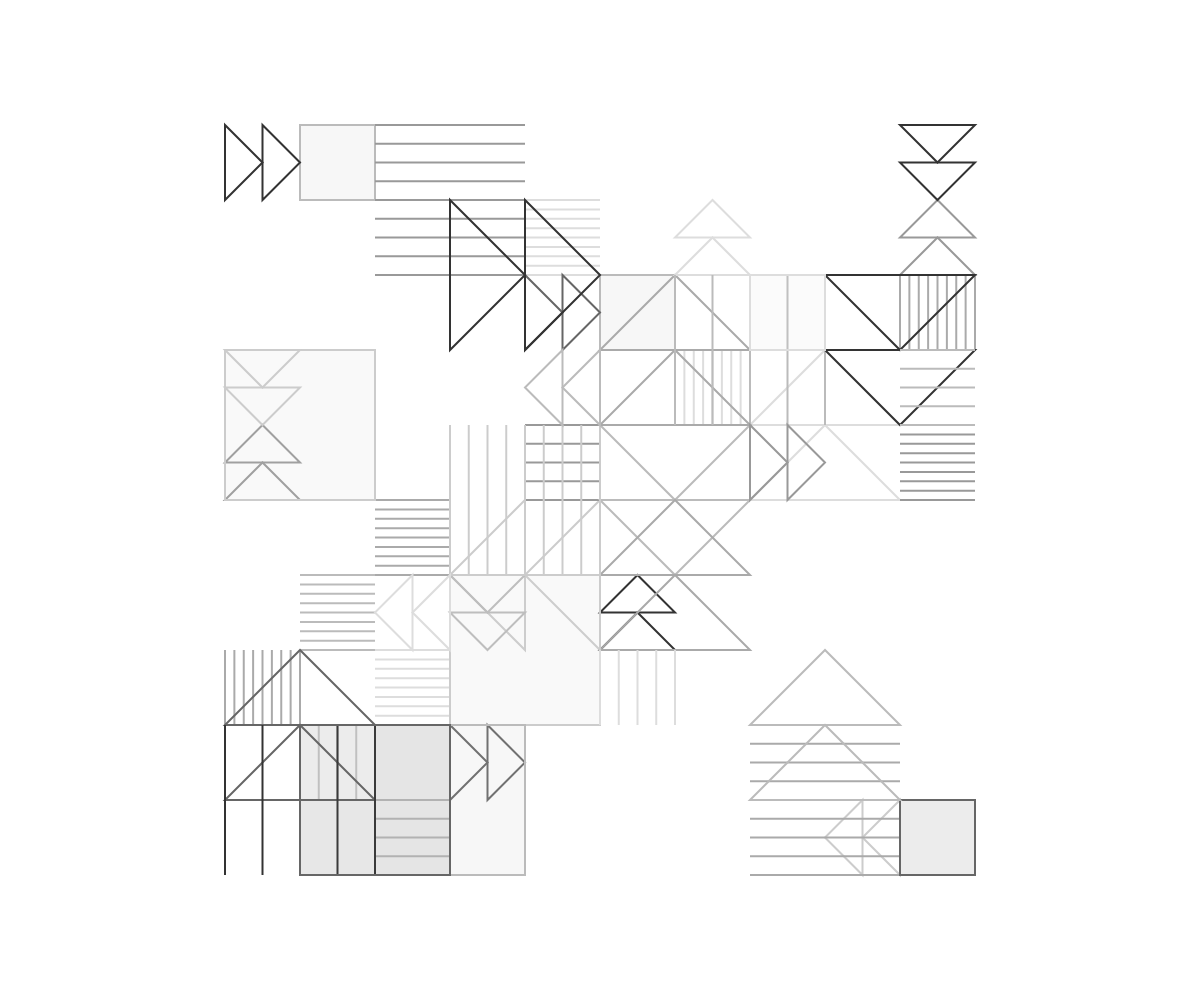
Frame 1 (no input)
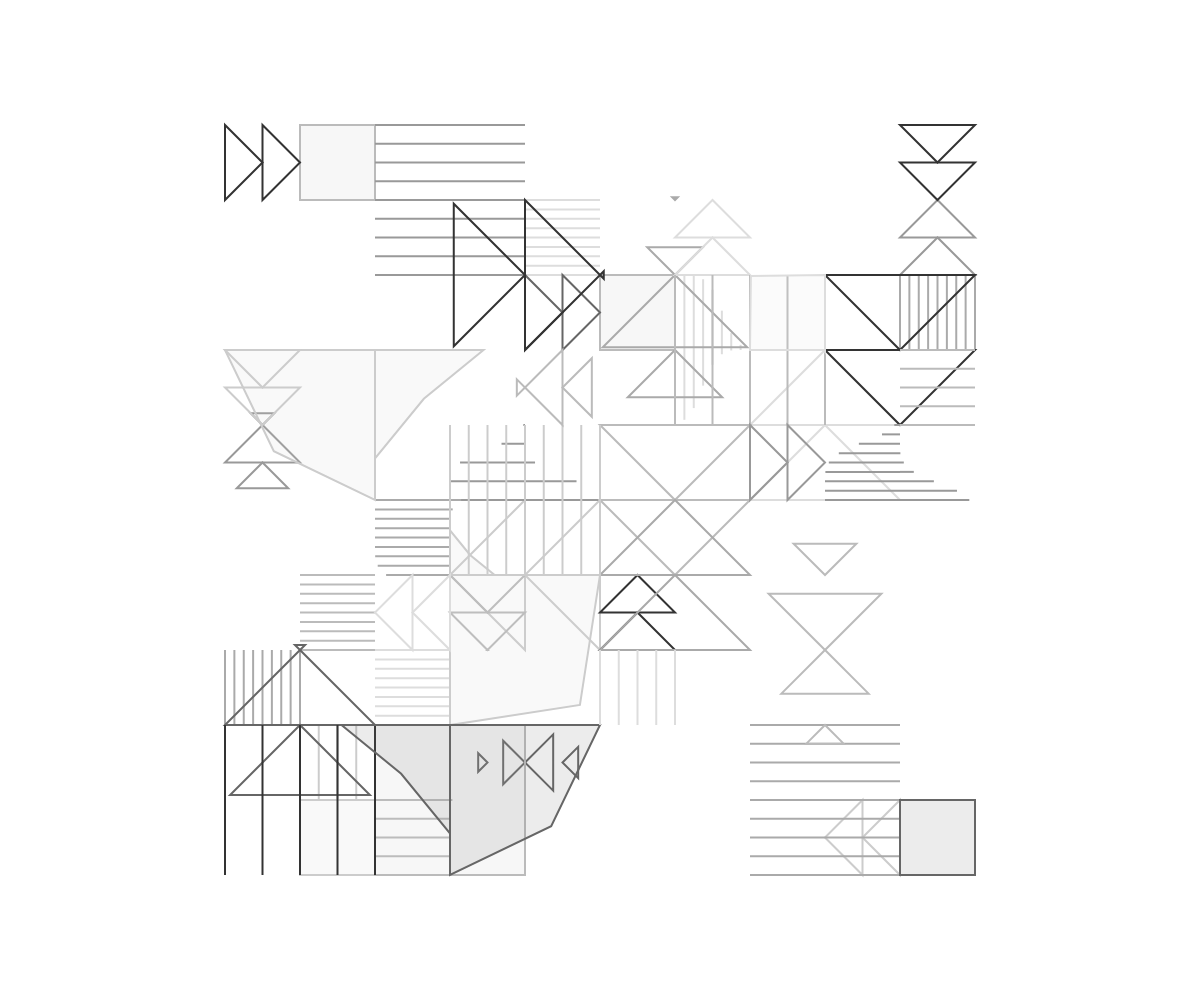
Frame 60 (no input)
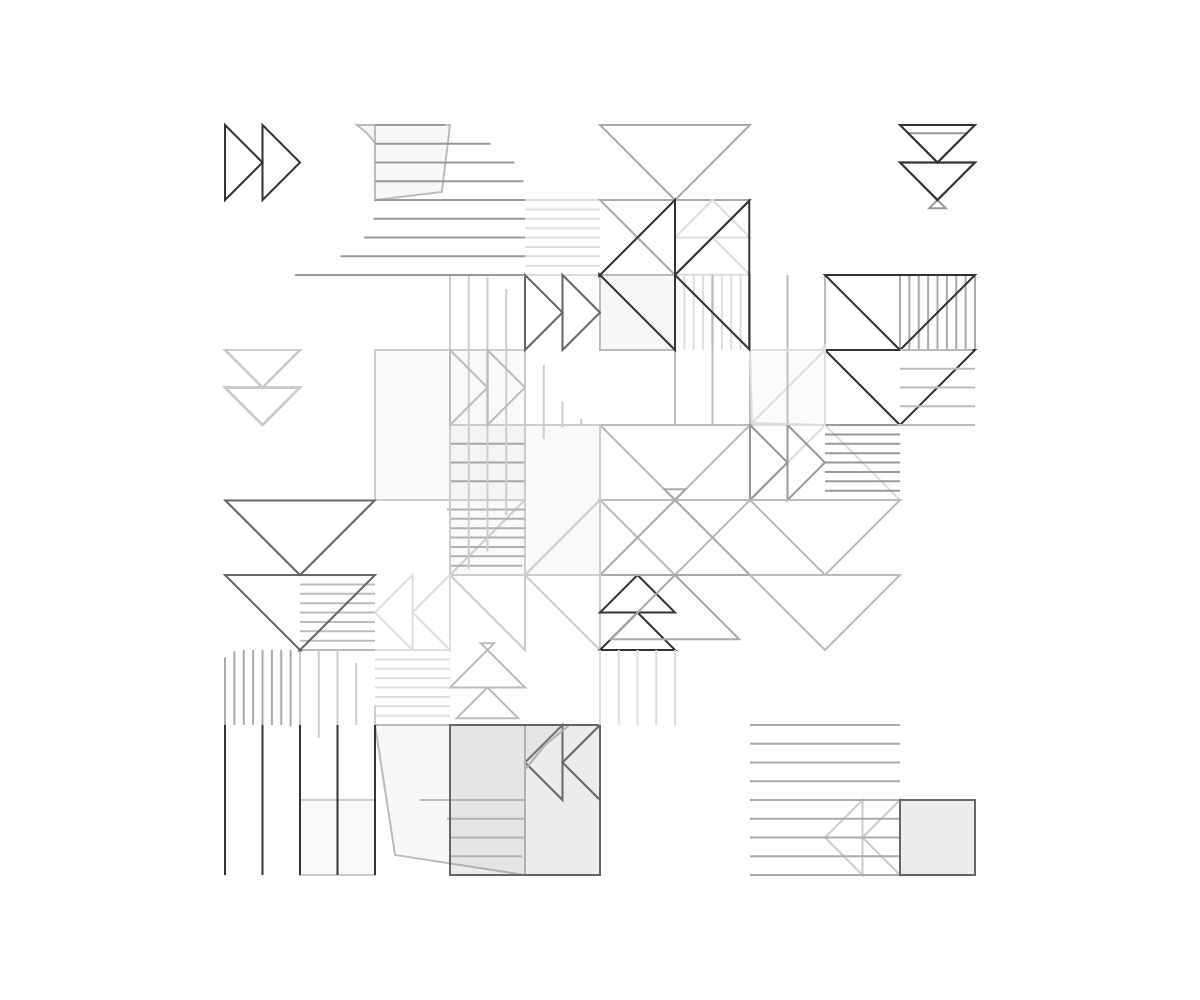
Frame 120 (the mouse pressed at the canvas centre since frame 60)

The p5.js sketch that drew these frames (run headless with seeded random() and noise() and a simulated clock; from frame 60 on, the mouse is pressed at the canvas centre):

// p5.js sketch
// ── sketch.js
// https://openprocessing.org/sketch/2671282
// michelle enos

function weightedRandom(array, weights) {
	const totalWeight = weights.reduce((acc, weight) => acc + weight, 0)
	const randomNum = random() * totalWeight
	let weightSum = 0

	for (let i = 0; i < array.length; i++) {
		weightSum += weights[i]
		if (randomNum <= weightSum) {
			return array[i]
		}
	}

	return array[array.length - 1]
}

class Drawing {
	constructor(palette) {
		this.tiles = []
		this.tileWeights = {
			arc: 0,
			lines: 4,
			tris: 5,
			triSquare: 2
		}
		this.colors = palette.colors
		this.bg = palette.bg

		this.n = 10
		this.changeInterval = 30
		this.lastTime = null
		this.lastChangeTime = null
		this.idealLength = 50
		this.noiseFreq = 0.4
		this.noiseChance = 0.6
		this.flipChance = 0.01
		this.duration = 1500

		this.m = min(width, height) * 0.75
		this.unit = this.m / this.n

		this.tiles = this.makeTiles(this.idealLength)
	}

	makeTiles(count) {
		let tiles = []
		let tries = 0

		while (tiles.length < count && tries < 100) {
			let spot = this.findSpot(tiles)
			if (spot) {
				let maybeTile = this.maybeMakeTile(spot.x, spot.y, spot.sz)
				if (maybeTile) {
					tiles.push(maybeTile)
					tries = 0
				} else {
					tries++
				}
			} else {
				tries++
			}
		}

		return tiles
	}

	findSpot(addTiles = []) {
		let x, y, sz
		let tries = 0

		while (tries < this.n * this.n) {
			x = floor(random(0, this.n))
			y = floor(random(0, this.n))
			sz = floor(random(1, 3))
			if (sz === 2 && x > 0 && y > 0) {
				x -= 0.5
				y -= 0.5
			} else {
				sz = 1
			}

			if (![...addTiles, ...this.tiles].find((t) => t.x === x && t.y === y)) {
				return { x, y, sz }
			}

			tries++
		}

		return null
	}

	maybeMakeTile(x, y, sz) {
		if (noise(x * sz * this.noiseFreq, y * sz * this.noiseFreq) < 1 - this.noiseChance)
			return null

		return this.makeTile(x, y, sz)
	}

	makeTile(x, y, sz) {
		let Opt = weightedRandom(
			[TileTris, TileTriSquare, TileLines, TileArc],
			[
				this.tileWeights.tris,
				this.tileWeights.triSquare,
				this.tileWeights.lines,
				this.tileWeights.arc,
			]
		)
		let rotateOpts = []
		if (x + sz <= this.n - 1) rotateOpts.push(1)
		if (x - sz >= 0) rotateOpts.push(3)
		if (y + sz <= this.n - 1) rotateOpts.push(2)
		if (y - sz >= 0) rotateOpts.push(0)

		let tile = new Opt({
			x,
			y,
			sz,
			rotate: random(rotateOpts),
			unit: this.unit,
			clr: random(this.colors),
		})
		tile.dur = this.duration
		tile.show()
		return tile
	}

	draw(ms) {
		if (this.lastTime === null) this.lastTime = ms
		let delta = ms - (this.lastTime || 0)
		this.lastTime = ms

		background(this.bg)

		let maybeChangeStuff = false
		if (!this.lastChangeTime) this.lastChangeTime = ms
		if (ms - this.lastChangeTime > this.changeInterval) {
			this.lastChangeTime = ms
			maybeChangeStuff = true
		}

		push()
		translate((width - this.m) / 2, (height - this.m) / 2)

		translate(this.unit / 2, this.unit / 2)

		this.tiles.forEach((tile) => {
			tile.update(delta)
			tile.draw()

			if (maybeChangeStuff && tile.stage === 'show') {
				if (random() < this.flipChance) {
					tile.flip()
				}
			}
		})

		pop()

		this.tiles = this.tiles.filter((tile) => tile.stage !== 'hide')
	}
}

let drawing

function setup() {
	createCanvas(window.innerWidth, window.innerHeight)
	strokeCap(SQUARE)
	strokeJoin(MITER)

	const prefersDark = window.matchMedia && window.matchMedia('(prefers-color-scheme: dark)').matches;
	let initialPalette = prefersDark ? palettes.find(p => p.isDark) : palettes.find(p => p.isLight);

	// デフォルトのパレットが見つからない場合は、既存のランダム選択を使用
	if (!initialPalette) {
		initialPalette = random(palettes);
	}
	
	drawing = new Drawing(initialPalette);

	// システムのテーマ変更を監視
	if (window.matchMedia) {
		const mediaQuery = window.matchMedia('(prefers-color-scheme: dark)');
		mediaQuery.addListener((e) => {
			const newPalette = e.matches ? palettes.find(p => p.isDark) : palettes.find(p => p.isLight);
			if (newPalette) {
				drawing = new Drawing(newPalette);
			} else {
				drawing = new Drawing(random(palettes)); // フォールバック
			}
		});
	}
}

function draw() {
	drawing.draw(millis())
}

function mouseClicked() {
	drawing = new Drawing(random(palettes))
}
// ── ease.js
const ease = {
    inSine: (x) => 1 - Math.cos((x * Math.PI) / 2),
    outSine: (x) => Math.sin((x * Math.PI) / 2),
    inOutSine: (x) => -0.5 * (Math.cos(Math.PI * x) - 1),
    inQuad: (x) => x * x,
    outQuad: (x) => x * (2 - x),
    inOutQuad: (x) => (x < 0.5 ? 2 * x * x : -1 + (4 - 2 * x) * x),
    inCubic: (x) => x * x * x,
    outCubic: (x) => 1 - Math.pow(1 - x, 3),
    inOutCubic: (x) => (x < 0.5 ? 4 * x * x * x : 1 - Math.pow(-2 * x + 2, 3) / 2),
    inQuart: (x) => x * x * x * x,
    outQuart: (x) => 1 - Math.pow(1 - x, 4),
    inOutQuart: (x) => (x < 0.5 ? 8 * x * x * x * x : 1 - Math.pow(-2 * x + 2, 4) / 2),
    inQuint: (x) => x * x * x * x * x,
    outQuint: (x) => 1 - Math.pow(1 - x, 5),
    inOutQuint: (x) => (x < 0.5 ? 16 * x * x * x * x * x : 1 - Math.pow(-2 * x + 2, 5) / 2),
    inExpo: (x) => (x === 0 ? 0 : Math.pow(2, 10 * x - 10)),
    outExpo: (x) => (x === 1 ? 1 : 1 - Math.pow(2, -10 * x)),
    inCirc: (x) => 1 - Math.sqrt(1 - x * x),
    outCirc: (x) => Math.sqrt(1 - Math.pow(x - 1, 2)),
    inOutCirc: (x) =>
        x < 0.5
            ? (1 - Math.sqrt(1 - Math.pow(2 * x, 2))) / 2
            : (Math.sqrt(1 - Math.pow(-2 * x + 2, 2)) + 1) / 2,
    outSquareRoot: (x) => Math.sqrt(x),
    inSquareRoot: (x) => 1 - Math.sqrt(1 - x),
    linear: (x) => x,
}
// ── palettes.js
const palettes = [
    {
        bg: '#221e36',
        colors: ['#dc5132', '#7a82b8', '#8ad0a6', '#c4f0a8', '#a0bb07', '#ffcf33', '#ec9f05'],
        name: 'autmn-0',
    },
    {
        bg: '#320e3b',
        colors: ['#a2faa3', '#92c9b1', '#ffe5d9'],
        name: 'bubbles-0',
    },
    {
        bg: '#0A0103',
        colors: ['#a2faa3', '#4f759b', '#ffe5d9'],
        name: 'bubbles-1',
    },
    {
        bg: '#180a3b',
        colors: ['#477f8d', '#59babc', '#f5f5f5', '#d49add', '#ffaf00'],
        name: 'pearly-0',
    },
    {
        bg: '#232020',
        colors: ['#f9c80e', '#f86624', '#ea3546', '#43bccd'],
        name: 'solarFlair-0',
    },
    {
        bg: '#190506',
        colors: ['#0a71b6', '#f9c40a', '#eb5432', '#eaf2f0'],
        name: 'squiggles-0',
    },
    {
        bg: '#291720',
        colors: ['#f75c03', '#e5beed', '#04a777'],
        name: 'toyish-0',
    },
    {
        bg: '#091540',
        colors: ['#bba0ca', '#fff8e8', '#fcd581'],
        name: 'valen-0',
    },
    {
        bg: '#ffffff',
        colors: ['#333333', '#666666', '#999999', '#aaaaaa', '#bbbbbb', '#cccccc', '#dddddd'],
        name: 'light-theme',
        isLight: true,
    },
    {
        bg: '#191919',
        colors: ['#ffffff', '#cccccc', '#999999', '#aaaaaa', '#bbbbbb', '#666666', '#333333'],
        name: 'dark-theme',
        isDark: true,
    },
]

// ── tiles.js
function stagger({ total, steps, each, ease, start = 0 }) {
    let space = total - each
    let vals = []

    for (let i = 0; i < steps; i++) {
        let dec = i / (steps - 1)
        if (ease) dec = ease[ease](dec)

        let startVal = space * dec + start
        vals.push({ start: startVal, duration: each, end: startVal + each })
    }

    return vals
}

function rotateAround(x, y, angle) {
    translate(x, y)
    rotate(angle)
    translate(-x, -y)
}

function flipXOver(x) {
    translate(x, 0)
    scale(-1, 1)
    translate(-x, 0)
}

function flipYOver(y) {
    translate(0, y)
    scale(1, -1)
    translate(0, -y)
}

class Tile {
    constructor({ x, y, sz, clr, unit, rotate = 0, delay = 0 }) {
        this.time = 0
        this.dur = 2000
        this.pr = 0
        this.stage = 'delay'
        this.x = x
        this.y = y
        this.sz = sz
        this.unit = unit
        this.prevSizes = null
        this.delay = delay
        this.delayTime = 0
        this.clr = clr
        this.flipped = false
        this.rotate = rotate
    }

    get sizes() {
        if (this.prevSizes && this.prevSizes.unit === this.unit) return this.prevSizes
        let x = this.x * this.unit
        let y = this.y * this.unit
        let sz = this.sz * this.unit
        return {
            x,
            y,
            sz,
            top: y - sz / 2,
            bottom: y + sz / 2,
            left: x - sz / 2,
            right: x + sz / 2,
            unit: this.unit,
        }
    }

    update(delta) {
        if (this.stage === 'delay') {
            this.delayTime += delta
            if (this.delayTime >= this.delay) {
                this.enter()
            }
            return
        }

        if (this.stage === 'in') {
            this.time += delta
            this.pr = map(this.time, 0, this.dur, 0, 1)
            if (this.time >= this.dur) {
                this.show()
            }
            return
        }

        if (this.stage === 'out') {
            this.time += delta
            this.pr = map(this.time, 0, this.dur, 0, 1)
            if (this.time >= this.dur) {
                this.stage = 'hide'
                this.pr = 1
            }
            return
        }

        if (this.stage === 'flip') {
            this.time += delta
            this.pr = map(this.time, 0, this.dur, 0, 1)
            if (this.time >= this.dur) {
                this.stage = 'show'
                this.pr = 1
                this.flipped = !this.flipped
            }
        }
    }

    transform(flip) {
        let { x, y, sz } = this.sizes
        if (flip) {
            if (this.rotate === 0 || this.rotate === 2) {
                flipYOver(y + (this.rotate === 0 ? -sz / 2 : sz / 2))
            } else {
                flipXOver(x + (this.rotate === 1 ? sz / 2 : -sz / 2))
            }
        }
        rotateAround(x, y, this.rotate * (PI / 2))
    }

    draw() {
        if (this.stage === 'hide' || this.stage === 'delay') return

        stroke(this.clr).noFill().strokeWeight(2)

        push()
        this.transform(this.flipped)
        this.tDraw(
            this.stage === 'flip' || this.stage === 'out' ? 1 - this.pr : this.pr,
            this.stage === 'in' ? 1 : -1
        )
        pop()

        if (this.stage === 'flip') {
            push()
            this.transform(!this.flipped)
            this.tDraw(this.pr, 1)
            pop()
        }
    }

    show() {
        this.stage = 'show'
        this.pr = 1
    }

    leave() {
        this.stage = 'out'
        this.time = 0
        this.pr = 0
    }

    enter() {
        this.stage = 'in'
        this.time = 0
        this.pr = 0
    }

    flip() {
        this.stage = 'flip'
        this.time = 0
        this.pr = 0
    }
}

class TileTris extends Tile {
    constructor(...args) {
        super(...args)
        let steps = 2
        this.stagger = stagger({ total: 1, steps, each: 0.75 })
    }

    drawTri(progress) {
        let { sz } = this.sizes
        let y = (sz / this.stagger.length) * progress
        let x = (sz / 2) * progress
        beginShape()
        vertex(0, 0)
        vertex(-x, y)
        vertex(x, y)
        endShape(CLOSE)
    }

    tDraw(pr) {
        let { x, y, sz } = this.sizes
        push()
        translate(x, y)

        let translateStep = sz / this.stagger.length

        pr = ease.inOutCubic(pr)

        translate(0, -sz / 2)
        this.stagger.forEach((s) => {
            let tripr = constrain(norm(pr, s.start, s.end), 0, 1)
            if (tripr > 0) this.drawTri(tripr)
            translate(0, translateStep)
        })
        pop()
    }
}

class TileTriSquare extends Tile {
    constructor(...args) {
        super(...args)
    }

    tDraw(pr) {
        stroke(this.clr).fill(`${this.clr}20`)
        let { sz, left, right, top, bottom } = this.sizes

        let prease = ease.inOutCubic(pr)
        let curSize = sz * constrain(norm(prease, 0, 0.45), 0, 1)

        let x = lerp(left, right, prease)
        let y = lerp(top, bottom, prease)
        beginShape()
        vertex(left, top + curSize)
        vertex(left, top)
        vertex(left + curSize, top)
        vertex(x, y)
        endShape(CLOSE)
    }
}

class TileLines extends Tile {
    constructor(...args) {
        super(...args)
        this.lineCount = random([9, 5])
        this.lineStagger = stagger({
            total: 1,
            steps: this.lineCount,
            each: 0.5,
        })

        this.lineSpacing = this.sz / (this.lineCount - 1)
    }

    updateLineVals() {
        this.lineSpacing = this.sz / (this.lineCount - 1)
        this.lineStagger = stagger({ total: 1, steps: this.lineCount, each: 0.5 })
    }

    tDraw(pr) {
        let { sz, top, left } = this.sizes
        let space = sz / (this.lineCount - 1)
        let y1 = top

        this.lineStagger.forEach((lineInst, i) => {
            if (pr < lineInst.start) return
            let lp = constrain(norm(pr, lineInst.start, lineInst.end), 0, 1)
            lp = ease.inOutCubic(lp)

            let linex = left + space * i
            let y2 = y1 + sz * lp
            line(linex, y1, linex, y2)
        })
    }
}

class TileArc extends Tile {
    constructor(...args) {
        super(...args)

        this.arcSizeMin = 0.25
        this.stagger = stagger({ total: 1, steps: 4, each: 0.5 })
    }

    tDraw(pr) {
        let { top, left, x, y, sz } = this.sizes
        let sizeStep = (1 - this.arcSizeMin) / (this.stagger.length - 1)

        this.stagger.forEach((s, i) => {
            if (pr <= s.start) return
            let r = sz - sz * sizeStep * i
            let pri = constrain(norm(pr, s.start, s.end), 0, 1)
            pri = ease.inOutQuart(pri)
            let angle = (Math.PI / 2) * pri

            if (angle < 0.00001) angle = 0

            arc(left, top, r * 2, r * 2, 0, angle)
        })
    }
}
